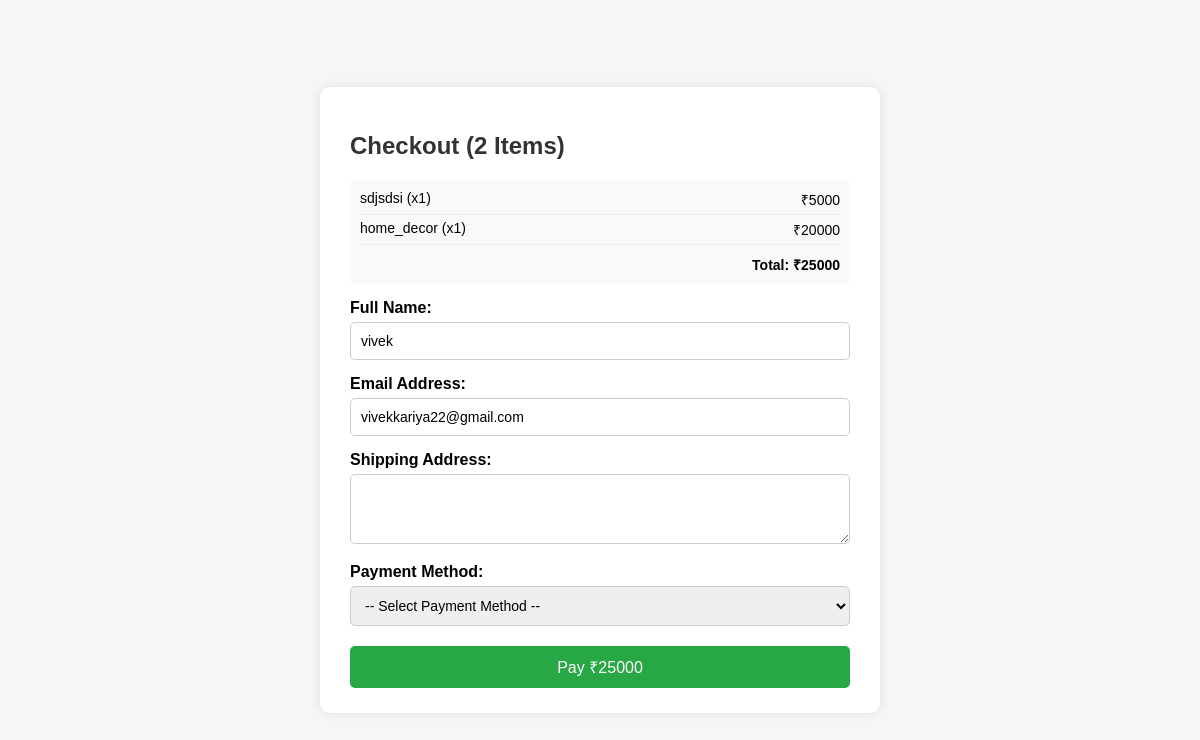
Page /user/orderform_all.php?uid=7 on the committed database.
### tables this page shows
CREATE TABLE `user_cart` (
  `cart_id` int(11) NOT NULL,
  `user_id` int(11) NOT NULL,
  `product_id` int(11) NOT NULL,
  `quantity` int(11) DEFAULT 1,
  `added_at` timestamp NOT NULL DEFAULT current_timestamp()
);

CREATE TABLE `product_table` (
  `product_id` int(11) NOT NULL,
  `product_name` varchar(25) NOT NULL,
  `crafted_by` varchar(25) NOT NULL,
  `category` varchar(25) NOT NULL,
  `price` int(11) NOT NULL,
  `stock_quantity` int(11) NOT NULL,
  `stock_status` enum('in stock','out of stock') NOT NULL,
  `product_description` varchar(200) NOT NULL,
  `image` varchar(255) NOT NULL,
  `created_at` datetime NOT NULL DEFAULT current_timestamp(),
  `status` enum('active','suspend') NOT NULL
);

CREATE TABLE `craftus_reg` (
  `u_id` int(11) NOT NULL,
  `uname` varchar(80) NOT NULL,
  `email` varchar(50) NOT NULL,
  `mobile_no` varchar(10) NOT NULL,
  `password` varchar(255) NOT NULL,
  `profile_img` varchar(255) NOT NULL,
  `status` enum('active','suspend') NOT NULL
);

### user/orderform_all.php (the view, shortened to what this page needs)
<?php
$con = mysqli_connect("localhost", "root", "", "craftzon");
$uid = isset($_REQUEST['uid']) ? intval($_REQUEST['uid']) : 0;
$sel = "SELECT uname, email FROM craftus_reg WHERE u_id = $uid";
$selectu = mysqli_query($con, $sel);
$rowu = mysqli_fetch_assoc($selectu);
$fnm = $rowu['uname'];
$eid = $rowu['email'];
$cartRes = mysqli_query($con, "SELECT c.quantity, p.price, p.product_name, p.product_id, p.stock_quantity FROM user_cart c JOIN product_table p ON c.product_id = p.product_id WHERE c.user_id = $uid");
$totalCartValue = 0;
$cartItems = [];
while ($row = mysqli_fetch_assoc($cartRes)) {
    $totalCartValue += ($row['quantity'] * $row['price']);
    $cartItems[] = $row;
}
?>
<!DOCTYPE html>
<html lang="en">
<head>
<link href='https://cdnjs.cloudflare.com/ajax/libs/font-awesome/6.7.2/css/all.min.css' rel='stylesheet'>
</head>
<body>
  <form id="orderForm" action="" method="post">
    <h2>Checkout (<?php echo count($cartItems); ?> Items)</h2>
    <div class="cart-summary">
        <ul>
            <?php foreach($cartItems as $item): ?>
            <li>
                <span><?php echo $item['product_name']; ?> (x<?php echo $item['quantity']; ?>)</span>
                <span>₹<?php echo $item['price'] * $item['quantity']; ?></span>
            </li>
            <?php endforeach; ?>
        </ul>
        <div style="text-align: right; font-weight: bold; margin-top: 10px;">Total: ₹<?php echo $totalCartValue; ?></div>
    </div>
    <label for="name">Full Name:</label>
    <input type="text" id="name" name="name" value="<?php echo htmlspecialchars($fnm); ?>" required />
    <label for="email">Email Address:</label>
    <input type="email" id="email" name="email" value="<?php echo htmlspecialchars($eid); ?>" required />
	<label for="address">Shipping Address:</label>
    <textarea id="address" name="address" rows="3" required></textarea>
    <label for="payment">Payment Method:</label>
	<select id="payment" name="payment_method" required>
		<option value="">-- Select Payment Method --</option>
	</select>
    <button type="submit" name="orderbtn">Pay ₹<?php echo $totalCartValue; ?></button>
  </form>
</body>
</html>

### user/orderform_all.php (style rules this page uses)
body { font-family: Arial, sans-serif; background: #f4f6f8; display: flex; justify-content: center; align-items: center; height: 100vh; margin: 0; }
form { background: #fff; padding: 25px 30px; border-radius: 10px; box-shadow: 0 0 10px rgba(0,0,0,0.1); width: 100%; max-width: 500px; max-height: 90vh; overflow-y: auto; }
h2 { margin-bottom: 20px; color: #333; }
label { display: block; margin-top: 15px; font-weight: bold; }
input, select, textarea { width: 100%; padding: 10px; margin-top: 5px; border: 1px solid #ccc; border-radius: 5px; font-size: 14px; box-sizing: border-box; }
button { margin-top: 20px; padding: 10px 20px; background-color: #28a745; color: white; border: none; border-radius: 5px; cursor: pointer; font-size: 16px; width: 100%; }
.cart-summary { background: #f9f9f9; padding: 10px; border-radius: 5px; margin-top: 10px; font-size: 14px; }
.cart-summary ul { list-style: none; padding: 0; margin: 0; }
.cart-summary li { display: flex; justify-content: space-between; margin-bottom: 5px; padding-bottom: 5px; border-bottom: 1px solid #eee; }

### rows in the picture
user_cart: product.product_name "sdjsdsi", quantity "1", $item['price']*$item['quantity'] "5000"
user_cart: product.product_name "home_decor", quantity "1", $item['price']*$item['quantity'] "20000"
craftus_reg: name "vivek", email "vivekkariya22@gmail.com"

### other values in the picture
count($cartItems) "2"
$totalCartValue "25000"
